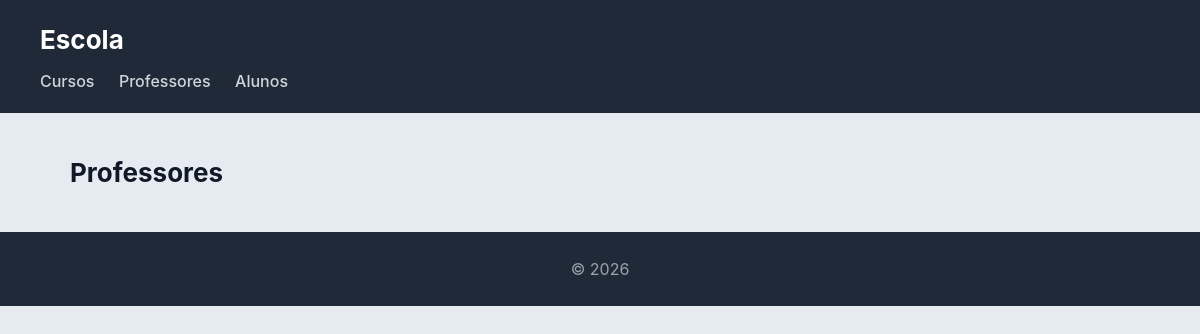
The page /escola/professores/ on the database as committed earlier.
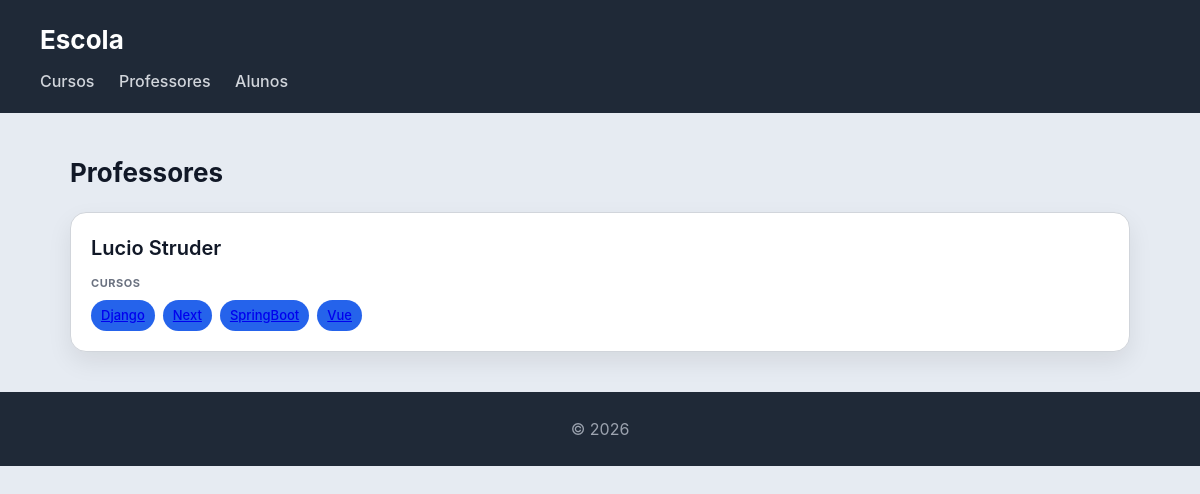
The same page on the database as committed later.
### escola/models.py (models this page shows)
class Professor(models.Model):
    nome = models.CharField(max_length=100)
    email = models.EmailField()
    def __str__(self):
        return self.nome

class Curso(models.Model):
    nome = models.CharField(max_length=100)
    imagem = models.ImageField(upload_to='cursos/')
    professor = models.ForeignKey(Professor, on_delete=models.CASCADE, related_name='cursos')
    alunos = models.ManyToManyField(Aluno, related_name='cursos')
    def __str__(self):
        return self.nome

### escola/views.py (the view)
# urls.py: path('professores/', views.professores_view, name='professores'),
def professores_view(request):
    professores = (
        Professor.objects
        .prefetch_related('cursos')
        .all()
    )
    return render(request, 'escola/professores.html', {'professores': professores})

### escola/templates/escola/professores.html
{% extends "escola/base.html" %}
{% block content %}
<h2>Professores</h2>
<section>
    {% for professor in professores %}
    <article>
        <header>
            <h3>{{ professor }}</h3>
        </header>
        <section>
            <h4>Cursos</h4>
            <ul>
                {% for curso in professor.cursos.all %}
                    <li>
                        <a href="{% url 'curso' curso.id %}">
                        {{ curso }}
                        </a>
                    </li>
               {% endfor %}
            </ul>
        </section>
    </article>
    {% endfor %}
</section>
{% endblock %}

Rows that differ between the two databases and show on the page:
added Professor: nome "Lucio Struder"
added Curso: nome "Django"
added Curso: nome "Next"
added Curso: nome "SpringBoot"
added Curso: nome "Vue"
